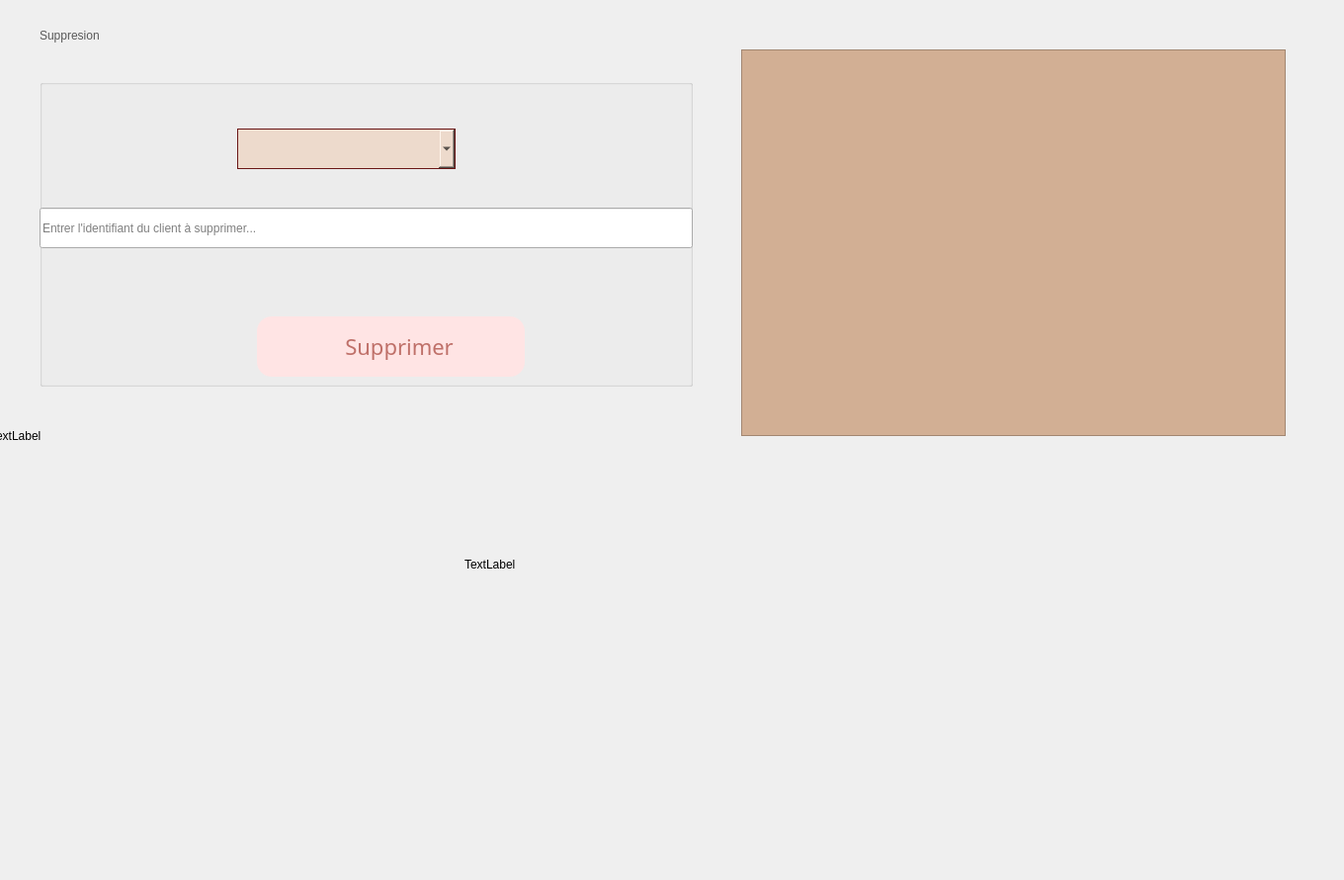
    <widget class="QWidget" name="tab_5">
     <attribute name="title">
      <string>Supprimer</string>
     </attribute>
     <widget class="QGroupBox" name="groupBox">
      <property name="geometry">
       <rect>
        <x>40</x>
        <y>80</y>
        <width>661</width>
        <height>311</height>
       </rect>
      </property>
      <property name="font">
       <font>
        <family>Elephant</family>
       </font>
      </property>
      <property name="styleSheet">
       <string notr="true">QgroupBox{

border-radius:50px;
/*background-color: rgb(211, 174, 156);*/
background-color: rgb(237, 218, 204);


}

QLabel{
color: rgb(0,0,0);;
font-size:15px;

font-family:century gothic;
}



QPushButton{
font-size:22px;
font-family:century gothic;
background:rgb(255, 228, 228);
border-radius:60px;
color:#BF7069;
border-radius:15px;
/*border:1px solid #BF7069;*/
}
QPushButton:hover{
color:#931A43;
/*background:#801414;*/

background:transparent;
border-radius:15px;
}</string>
      </property>
      <property name="title">
       <string/>
      </property>
      <property name="flat">
       <bool>false</bool>
      </property>
      <widget class="QLineEdit" name="le_id_supp">
       <property name="geometry">
        <rect>
         <x>0</x>
         <y>130</y>
         <width>661</width>
         <height>41</height>
        </rect>
       </property>
       <property name="styleSheet">
        <string notr="true">&lt;?xml version=&quot;1.0&quot; encoding=&quot;UTF-8&quot;?&gt;
&lt;ui version=&quot;4.0&quot;&gt;
 &lt;widget name=&quot;__qt_fake_top_level&quot;&gt;
  &lt;widget class=&quot;QLineEdit&quot; name=&quot;rech&quot;&gt;
   &lt;property name=&quot;geometry&quot;&gt;
    &lt;rect&gt;
     &lt;x&gt;490&lt;/x&gt;
     &lt;y&gt;50&lt;/y&gt;
     &lt;width&gt;131&lt;/width&gt;
     &lt;height&gt;41&lt;/height&gt;
    &lt;/rect&gt;
   &lt;/property&gt;
   &lt;property name=&quot;styleSheet&quot;&gt;
    &lt;string notr=&quot;true&quot;&gt;background-color: rgb(237, 218, 204);
	
border: none;

	font: italic 10pt &amp;quot;Elephant&amp;quot;;
text-align: left;
border: 1px solid #6a1616;&lt;/string&gt;
   &lt;/property&gt;
  &lt;/widget&gt;
 &lt;/widget&gt;
 &lt;resources/&gt;
&lt;/ui&gt;
</string>
       </property>
       <property name="placeholderText">
        <string>Entrer l'identifiant du client à supprimer...</string>
       </property>
      </widget>
      <widget class="QComboBox" name="comboBox">
       <property name="geometry">
        <rect>
         <x>200</x>
         <y>50</y>
         <width>221</width>
         <height>41</height>
        </rect>
       </property>
       <property name="styleSheet">
        <string notr="true">QComboBox {
background-color: rgb(237, 218, 204);
	
border: none;

	font: italic 10pt &quot;Elephant&quot;;
text-align: left;
border: 1px solid #6a1616;
}
QComboBox:hover {
	color: rgb(255, 255, 255);

background:#6a1616;
border: none;
text-align: left;
}

</string>
       </property>
      </widget>
      <widget class="QPushButton" name="bouton_supp">
       <property name="geometry">
        <rect>
         <x>220</x>
         <y>240</y>
         <width>271</width>
         <height>61</height>
        </rect>
       </property>
       <property name="styleSheet">
        <string notr="true">QPushButton{
font-size:22px;
font-family:century gothic;
background:rgb(255, 228, 228);
border-radius:60px;
color:#BF7069;
border-radius:15px;
/*border:1px solid #BF7069;*/
}
QPushButton:hover{
color:#931A43;
/*background:#801414;*/
background:rgb(255, 228, 228);
border-radius:15px;
}</string>
       </property>
       <property name="text">
        <string>   Supprimer</string>
       </property>
      </widget>
     </widget>
     <widget class="QLabel" name="sp">
      <property name="geometry">
       <rect>
        <x>-10</x>
        <y>0</y>
        <width>1351</width>
        <height>881</height>
       </rect>
      </property>
      <property name="text">
       <string>TextLabel</string>
      </property>
     </widget>
     <widget class="QTableView" name="suppe">
      <property name="geometry">
       <rect>
        <x>750</x>
        <y>50</y>
        <width>551</width>
        <height>391</height>
       </rect>
      </property>
      <property name="styleSheet">
       <string notr="true">
#suppe
{

background-color: rgb(210, 175, 148);
font-size:15px;

font-family:century gothic;
}</string>
      </property>
     </widget>
     <widget class="QLabel" name="label_57">
      <property name="geometry">
       <rect>
        <x>40</x>
        <y>10</y>
        <width>211</width>
        <height>51</height>
       </rect>
      </property>
      <property name="styleSheet">
       <string notr="true">color:rgb(89, 89, 89);
font: 75 22pt &quot;Century Gothic&quot;;</string>
      </property>
      <property name="text">
       <string>Suppresion</string>
      </property>
     </widget>
     <widget class="QLabel" name="ques">
      <property name="geometry">
       <rect>
        <x>470</x>
        <y>490</y>
        <width>161</width>
        <height>161</height>
       </rect>
      </property>
      <property name="text">
       <string>TextLabel</string>
      </property>
     </widget>
     <zorder>sp</zorder>
     <zorder>groupBox</zorder>
     <zorder>suppe</zorder>
     <zorder>label_57</zorder>
     <zorder>ques</zorder>
    </widget>
